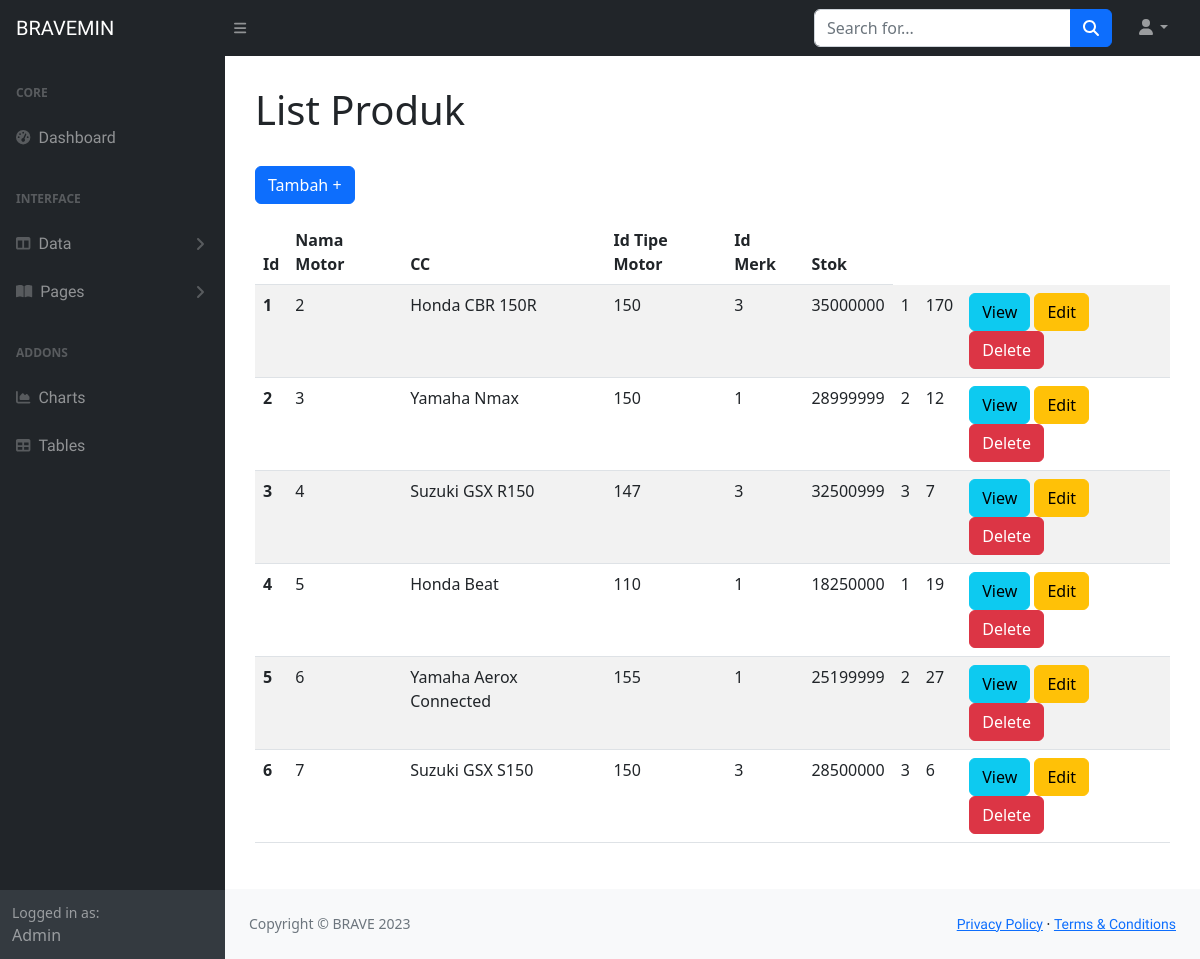
The app's page /backend/produk/produk.php with its own data.
### tables this page shows
CREATE TABLE `motor` (
  `id` int(11) NOT NULL,
  `nama_motor` varchar(191) NOT NULL,
  `cc` int(11) NOT NULL,
  `tipe_motor_id` int(45) NOT NULL,
  `harga` int(45) NOT NULL,
  `merk_id` int(45) NOT NULL,
  `stok` int(11) NOT NULL
);

### backend/produk/produk.php (the view, shortened to what this page needs)
<?php
require_once '../../database/dbkoneksi.php';
?>
<?php
$sql = "SELECT * FROM motor";
$rs = $dbh->query($sql);
?>
<!DOCTYPE html>
<html lang="en">
<head>
    <link href="../css/styles.css" rel="stylesheet" />
</head>
<body>
    <nav class="sb-topnav navbar navbar-expand navbar-dark bg-dark">
        <a class="navbar-brand ps-3" href="../index.php">BRAVEMIN</a>
        <button class="btn btn-link btn-sm order-1 order-lg-0 me-4 me-lg-0" id="sidebarToggle" href="#!"><i
                class="fas fa-bars"></i></button>
        <form class="d-none d-md-inline-block form-inline ms-auto me-0 me-md-3 my-2 my-md-0">
            <div class="input-group">
                <input class="form-control" type="text" placeholder="Search for..." aria-label="Search for..."
                    aria-describedby="btnNavbarSearch" />
                <button class="btn btn-primary" id="btnNavbarSearch" type="button"><i
                        class="fas fa-search"></i></button>
            </div>
        </form>
        <ul class="navbar-nav ms-auto ms-md-0 me-3 me-lg-4">
            <li class="nav-item dropdown">
                <a class="nav-link dropdown-toggle" id="navbarDropdown" href="#" role="button" data-bs-toggle="dropdown"
                    aria-expanded="false"><i class="fas fa-user fa-fw"></i></a>
            </li>
        </ul>
    </nav>
    <div id="layoutSidenav">
        <div id="layoutSidenav_nav">
            <nav class="sb-sidenav accordion sb-sidenav-dark" id="sidenavAccordion">
                <div class="sb-sidenav-menu">
                    <div class="nav">
                        <div class="sb-sidenav-menu-heading">Core</div>
                        <a class="nav-link" href="../index.php">
                            <div class="sb-nav-link-icon"><i class="fas fa-tachometer-alt"></i></div>
                            Dashboard
                        </a>
                        <div class="sb-sidenav-menu-heading">Interface</div>
                        <a class="nav-link collapsed" href="#" data-bs-toggle="collapse"
                            data-bs-target="#collapseLayouts" aria-expanded="false" aria-controls="collapseLayouts">
                            <div class="sb-nav-link-icon"><i class="fas fa-columns"></i></div>
                            Data
                            <div class="sb-sidenav-collapse-arrow"><i class="fas fa-angle-down"></i></div>
                        </a>
                        <a class="nav-link collapsed" href="#" data-bs-toggle="collapse" data-bs-target="#collapsePages"
                            aria-expanded="false" aria-controls="collapsePages">
                            <div class="sb-nav-link-icon"><i class="fas fa-book-open"></i></div>
                            Pages
                            <div class="sb-sidenav-collapse-arrow"><i class="fas fa-angle-down"></i></div>
                        </a>
                        <div class="sb-sidenav-menu-heading">Addons</div>
                        <a class="nav-link" href="charts.php">
                            <div class="sb-nav-link-icon"><i class="fas fa-chart-area"></i></div>
                            Charts
                        </a>
                        <a class="nav-link" href="tables.php">
                            <div class="sb-nav-link-icon"><i class="fas fa-table"></i></div>
                            Tables
                        </a>
                    </div>
                </div>
                <div class="sb-sidenav-footer">
                    <div class="small">Logged in as:</div>
                    Admin
                </div>
            </nav>
        </div>
        <div id="layoutSidenav_content">
            <main id="main-content">
                <h1>List Produk</h1>
                <br>
                <a class="btn btn-primary" href="form_produk.php">Tambah +</a>
                <div class="jobs">
                    <div class="table-responsive">
                        <table class="table table-striped" width="100%">
                            <thead>
                                <tr>
                                    <th scope="col">Id</th>
                                    <th scope="col">Nama Motor</th>
                                    <th scope="col">CC</th>
                                    <th scope="col">Id Tipe Motor</th>
                                    <th scope="col">Id Merk</th>
                                    <th scope="col">Stok</th>
                                </tr>
                            </thead>
                            <tbody>
                                <?php
                                $nomor = 1;
                                foreach ($rs as $row) {
                                    ?>
                                <tr>
                                    <th scope="row">
                                        <?= $nomor ?>
                                    </th>
                                    <td>
                                        <?= $row['id'] ?>
                                    </td>
                                    <td>
                                        <?= $row['nama_motor'] ?>
                                    </td>
                                    <td>
                                        <?= $row['cc'] ?>
                                    </td>
                                    <td>
                                        <?= $row['tipe_motor_id'] ?>
                                    </td>
                                    <td>
                                        <?= $row['harga'] ?>
                                    </td>
                                    <td>
                                        <?= $row['merk_id'] ?>
                                    </td>
                                    <td>
                                        <?= $row['stok'] ?>
                                    </td>
                                    <td>
                                        <a class="btn btn-info" href="view_produk.php?id=<?= $row['id'] ?>">View</a>
                                        <a class="btn btn-warning" href="form_produk.php?id=<?= $row['id'] ?>">Edit</a>
                                        <a class="btn btn-danger" href="delete_produk.php?id=<?= $row['id'] ?>"
                                            onclick="if(!confirm('Anda Yakin Hapus Data <?= $row['nama_motor'] ?>?')) {return false}">Delete</a>
                                    </td>
                                </tr>
                                <?php
                                    $nomor++;
                                }
                                ?>
                            </tbody>
                        </table>
                    </div>
                </div>
            </main>
            <footer class="py-4 bg-light mt-auto">
                <div class="container-fluid px-4">
                    <div class="d-flex align-items-center justify-content-between small">
                        <div class="text-muted">Copyright &copy; BRAVE 2023</div>
                        <div>
                            <a href="#">Privacy Policy</a>
                            &middot;
                            <a href="#">Terms &amp; Conditions</a>
                        </div>
                    </div>
                </div>
            </footer>
        </div>
    </div>
</body>
</html>

### backend/produk/produk.php (style rules this page uses)
#main-content { margin: 30px; }
.table-responsive { overflow: auto; }
.jobs table { border-collapse: collapse; margin-top: 1rem; overflow-x: auto; }
a { font-family: 'Unbounded', cursive; }

### records on screen
motor: id "2", nama_motor "Honda CBR 150R", cc "150", tipe_motor "3", harga "35000000", merk "1", stok "170"
motor: id "3", nama_motor "Yamaha Nmax", cc "150", tipe_motor "1", harga "28999999", merk "2", stok "12"
motor: id "4", nama_motor "Suzuki GSX R150", cc "147", tipe_motor "3", harga "32500999", merk "3", stok "7"
motor: id "5", nama_motor "Honda Beat", cc "110", tipe_motor "1", harga "18250000", merk "1", stok "19"
motor: id "6", nama_motor "Yamaha Aerox Connected", cc "155", tipe_motor "1", harga "25199999", merk "2", stok "27"
motor: id "7", nama_motor "Suzuki GSX S150", cc "150", tipe_motor "3", harga "28500000", merk "3", stok "6"
